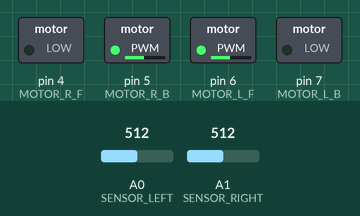
Recording of a sketch running on a simulated Arduino Uno, built with avr-gcc and run on an emulated ATmega328P. Shown: switched loads named in the sketch (green lamp = pin HIGH). The test bench sets the inputs (shaded band); at power-on: A0 (SENSOR_LEFT) = 512, A1 (SENSOR_RIGHT) = 512.

Above: at 1.2 s.
1.3 s: A0 (SENSOR_LEFT) set to 704
2.8 s: A0 (SENSOR_LEFT) set to 730
At 3.4 s:
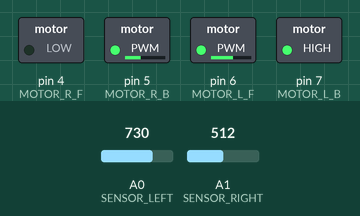
4.3 s: A1 (SENSOR_RIGHT) set to 543
At 4.7 s:
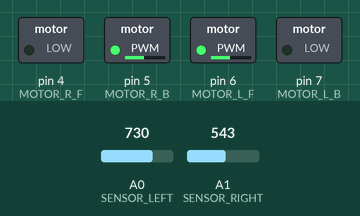
5.8 s: A1 (SENSOR_RIGHT) set to 789
7.3 s: A1 (SENSOR_RIGHT) set to 815
At 9.0 s:
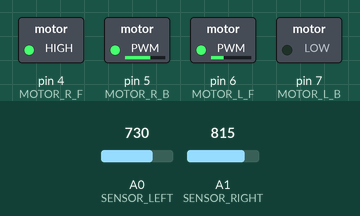
9.5 s: A1 (SENSOR_RIGHT) set to 122
At 11.2 s:
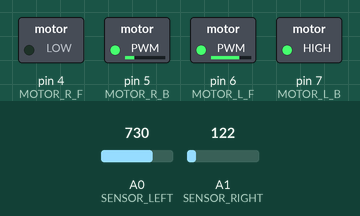
Timing chart, 0 to 12.7 s (numbered marks = the images above; inputs shaded):
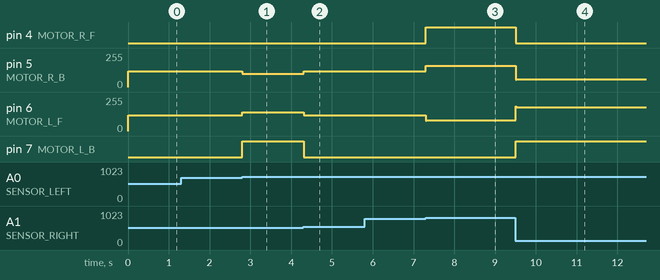

Measured:
- the behaviour switches between 711 and 712 on A0 (SENSOR_LEFT) (found by bisection; images 0 and 1)
- the behaviour switches between 530 and 531 on A1 (SENSOR_RIGHT) (found by bisection; images 1 and 2)
- the behaviour switches between 800 and 801 on A1 (SENSOR_RIGHT) (found by bisection; images 2 and 3)
- after the input at 1.3 s, every drawn part: stays the same
- after the input at 2.8 s, pin 5 (MOTOR_R_B): 120/255 → 99/255 at once; pin 6 (MOTOR_L_F): 120/255 → 140/255 at once; pin 7 (MOTOR_L_B): LOW → HIGH at once
- after the input at 4.3 s, pin 5 (MOTOR_R_B): 99/255 → 119/255 at once; pin 6 (MOTOR_L_F): 140/255 → 120/255 at once; pin 7 (MOTOR_L_B): HIGH → LOW at once
- after the input at 5.8 s, every drawn part: stays the same
- after the input at 7.3 s, pin 4 (MOTOR_R_F): LOW → HIGH at once; pin 5 (MOTOR_R_B): 119/255 → 159/255 at once, → 160/255 0.74 s later; pin 6 (MOTOR_L_F): 120/255 → 80/255 at once, → 79/255 0.75 s later
- after the input at 9.5 s, pin 4 (MOTOR_R_F): HIGH → LOW at once; pin 5 (MOTOR_R_B): 160/255 → 60/255 at once, → 59/255 0.96 s later; pin 6 (MOTOR_L_F): 79/255 → 179/255 at once, → 180/255 0.96 s later; pin 7 (MOTOR_L_B): LOW → HIGH at once

The sketch:

Zadanie2_Omegabot.ino
```cpp
#define SENSOR_LEFT A0
#define SENSOR_RIGHT A1

#define MOTOR_R_F  4
#define MOTOR_R_B 5
#define MOTOR_L_F 6
#define MOTOR_L_B 7

float Kp = 20;
float Kd = 0.01;
float Ki = 0.05;   // интегральный


// перменныеPID
float previous_error = 0;
float integral = 0;

const int BLACK_LINE_THRESHOLD = 800;

const int BASE_SPEED = 120;

// время последнего вычисления для производной
unsigned long last_time = 0;

float calculateError(int left_val, int right_val) {

  if (left_val > BLACK_LINE_THRESHOLD && right_val > BLACK_LINE_THRESHOLD) {
    return 0;
  }

  else if (left_val > BLACK_LINE_THRESHOLD) {
    return -2;
  }

  else if (right_val > BLACK_LINE_THRESHOLD) {
    return 2;//можно пробовать 1.5
  }

  else {
    float error = (right_val - left_val) / 200;//можно поставить 600 какие нибудь в знаменатель
    return error;
  }
}


float calculatePID(float error, float dt) {
  // пропорциональная составляющая
  float proportional = Kp * error;

  // интегральная составляющая
  integral += error * dt;
  float integral_term = Ki * integral;

  // ограничение интегральной составляющей
  if (integral_term > 100) integral_term = 100;
  if (integral_term < -100) integral_term = -100;

  // дифф составляющая
  float derivative = (error - previous_error) / dt;
  float derivative_term = Kd * derivative;

  previous_error = error;

  return proportional + integral_term + derivative_term;
}

void motorControl(float pid_output) {
  int left_speed = BASE_SPEED + pid_output;
  int right_speed = BASE_SPEED - pid_output;

  // ограничение скоростей
  left_speed = constrain(left_speed, 0, 255);
  right_speed = constrain(right_speed, 0, 255);

  analogWrite(MOTOR_R_F, left_speed);
  analogWrite(MOTOR_R_B, left_speed);

  analogWrite(MOTOR_L_F, right_speed);
  analogWrite(MOTOR_L_B, right_speed);
}

void setup() {

  pinMode(MOTOR_R_F, OUTPUT);
  pinMode(MOTOR_R_B, OUTPUT);
  pinMode(MOTOR_L_F, OUTPUT);
  pinMode(MOTOR_L_B, OUTPUT);

  Serial.begin(9600);
  last_time = millis();
}

void loop() {

  int left_value = analogRead(SENSOR_LEFT); // можно сделать в одной функции шоб красиво было как и все ниже в лупе
  int right_value = analogRead(SENSOR_RIGHT);

  // вычисление ошибки
  float error = calculateError(left_value, right_value);

  // вычисление времени для производной
  unsigned long current_time = millis();
  float dt = (current_time - last_time) / 1000.0;
  last_time = current_time;

  // вычисление PID
  float pid_value = calculatePID(error, dt);

  // управление моторами
  motorControl(pid_value);

  delay(10);
}
```
